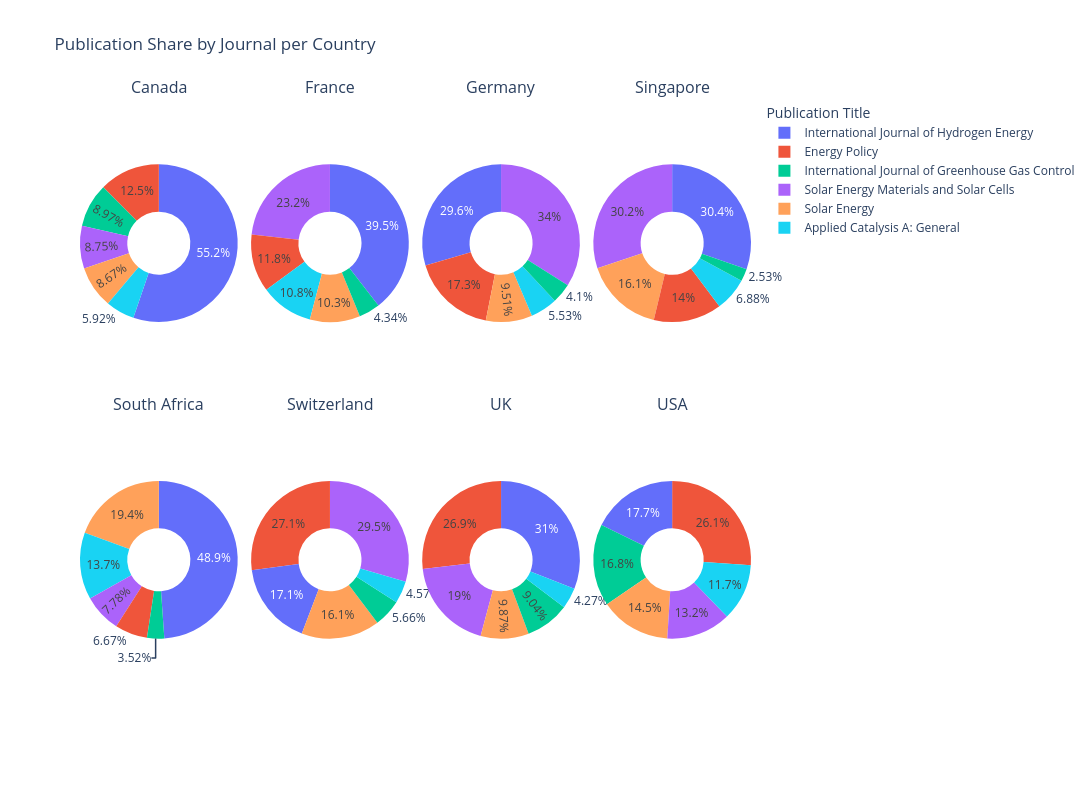

Notebook code cell kept with this figure:
### Markdown cell above
### Trying the diagrams Anna suggested

### Code cell
from plotly.subplots import make_subplots
import plotly.graph_objects as go

countries = df['Country'].unique()

# Create subplots
rows = 2
cols = 4
fig = make_subplots(
    rows=rows, cols=cols,
    specs=[[{'type':'domain'}]*cols]*rows,
    subplot_titles=countries,
    horizontal_spacing=0.02,  # Reduce horizontal spacing (default is 0.2)
    vertical_spacing=0.05     # Reduce vertical spacing (default is 0.3)
)

# Plot per country
for idx, country in enumerate(countries):
    row = idx // cols + 1
    col = idx % cols + 1

    df_country = df[df['Country'] == country]
    counts = df_country['Publication Title'].value_counts()

    fig.add_trace(
        go.Pie(
            labels=counts.index,
            values=counts.values,
            hole=0.4,  # Donut shape
            textinfo='percent',
            hoverinfo='label+percent+value',
            showlegend=(idx==0)  # Only show legend once
        ),
        row=row, col=col
    )

fig.update_layout(
    height=800,
    width=1200,
    title_text="Publication Share by Journal per Country",
    legend_title="Publication Title",
)

fig.show()

### Figure 1 — Plotly figure (JSON) as saved in the notebook; plotly's stock layout.template omitted (floating-point values rounded to 4 significant figures)
{"data": [{"domain": {"x": [0, 0.235], "y": [0.525, 1]}, "hole": 0.4, "hoverinfo": "label+percent+value", "labels": ["International Journal of Hydrogen Energy", "Energy Policy", "International Journal of Greenhouse Gas Control", "Solar Energy Materials and Solar Cells", "Solar Energy", "Applied Catalysis A: General"], "showlegend": true, "textinfo": "percent", "type": "pie", "values": [1503, 339, 244, 238, 236, 161]}, {"domain": {"x": [0.255, 0.49], "y": [0.525, 1]}, "hole": 0.4, "hoverinfo": "label+percent+value", "labels": ["International Journal of Hydrogen Energy", "Solar Energy Materials and Solar Cells", "Energy Policy", "Applied Catalysis A: General", "Solar Energy", "International Journal of Greenhouse Gas Control"], "showlegend": false, "textinfo": "percent", "type": "pie", "values": [1417, 834, 425, 389, 370, 156]}, {"domain": {"x": [0.51, 0.745], "y": [0.525, 1]}, "hole": 0.4, "hoverinfo": "label+percent+value", "labels": ["Solar Energy Materials and Solar Cells", "International Journal of Hydrogen Energy", "Energy Policy", "Solar Energy", "Applied Catalysis A: General", "International Journal of Greenhouse Gas Control"], "showlegend": false, "textinfo": "percent", "type": "pie", "values": [1724, 1502, 879, 483, 281, 208]}, {"domain": {"x": [0.765, 1.0], "y": [0.525, 1]}, "hole": 0.4, "hoverinfo": "label+percent+value", "labels": ["International Journal of Hydrogen Energy", "Solar Energy Materials and Solar Cells", "Solar Energy", "Energy Policy", "Applied Catalysis A: General", "International Journal of Greenhouse Gas Control"], "showlegend": false, "textinfo": "percent", "type": "pie", "values": [300, 298, 159, 138, 68, 25]}, {"domain": {"x": [0, 0.235], "y": [0, 0.475]}, "hole": 0.4, "hoverinfo": "label+percent+value", "labels": ["International Journal of Hydrogen Energy", "Solar Energy", "Applied Catalysis A: General", "Solar Energy Materials and Solar Cells", "Energy Policy", "International Journal of Greenhouse Gas Control"], "showlegend": false, "textinfo": "percent", "type": "pie", "values": [264, 105, 74, 42, 36, 19]}, {"domain": {"x": [0.255, 0.49], "y": [0, 0.475]}, "hole": 0.4, "hoverinfo": "label+percent+value", "labels": ["Solar Energy Materials and Solar Cells", "Energy Policy", "International Journal of Hydrogen Energy", "Solar Energy", "International Journal of Greenhouse Gas Control", "Applied Catalysis A: General"], "showlegend": false, "textinfo": "percent", "type": "pie", "values": [297, 273, 172, 162, 57, 46]}, {"domain": {"x": [0.51, 0.745], "y": [0, 0.475]}, "hole": 0.4, "hoverinfo": "label+percent+value", "labels": ["International Journal of Hydrogen Energy", "Energy Policy", "Solar Energy Materials and Solar Cells", "Solar Energy", "International Journal of Greenhouse Gas Control", "Applied Catalysis A: General"], "showlegend": false, "textinfo": "percent", "type": "pie", "values": [1046, 906, 640, 333, 305, 144]}, {"domain": {"x": [0.765, 1.0], "y": [0, 0.475]}, "hole": 0.4, "hoverinfo": "label+percent+value", "labels": ["Energy Policy", "International Journal of Hydrogen Energy", "International Journal of Greenhouse Gas Control", "Solar Energy", "Solar Energy Materials and Solar Cells", "Applied Catalysis A: General"], "showlegend": false, "textinfo": "percent", "type": "pie", "values": [585, 397, 376, 325, 296, 261]}], "layout": {"annotations": [{"font": {"size": 16}, "showarrow": false, "text": "Canada", "x": 0.1175, "xanchor": "center", "xref": "paper", "y": 1, "yanchor": "bottom", "yref": "paper"}, {"font": {"size": 16}, "showarrow": false, "text": "France", "x": 0.3725, "xanchor": "center", "xref": "paper", "y": 1, "yanchor": "bottom", "yref": "paper"}, {"font": {"size": 16}, "showarrow": false, "text": "Germany", "x": 0.6275, "xanchor": "center", "xref": "paper", "y": 1, "yanchor": "bottom", "yref": "paper"}, {"font": {"size": 16}, "showarrow": false, "text": "Singapore", "x": 0.8825, "xanchor": "center", "xref": "paper", "y": 1, "yanchor": "bottom", "yref": "paper"}, {"font": {"size": 16}, "showarrow": false, "text": "South Africa", "x": 0.1175, "xanchor": "center", "xref": "paper", "y": 0.475, "yanchor": "bottom", "yref": "paper"}, {"font": {"size": 16}, "showarrow": false, "text": "Switzerland", "x": 0.3725, "xanchor": "center", "xref": "paper", "y": 0.475, "yanchor": "bottom", "yref": "paper"}, {"font": {"size": 16}, "showarrow": false, "text": "UK", "x": 0.6275, "xanchor": "center", "xref": "paper", "y": 0.475, "yanchor": "bottom", "yref": "paper"}, {"font": {"size": 16}, "showarrow": false, "text": "USA", "x": 0.8825, "xanchor": "center", "xref": "paper", "y": 0.475, "yanchor": "bottom", "yref": "paper"}], "height": 800, "legend": {"title": {"text": "Publication Title"}}, "title": {"text": "Publication Share by Journal per Country"}, "width": 1200}}
